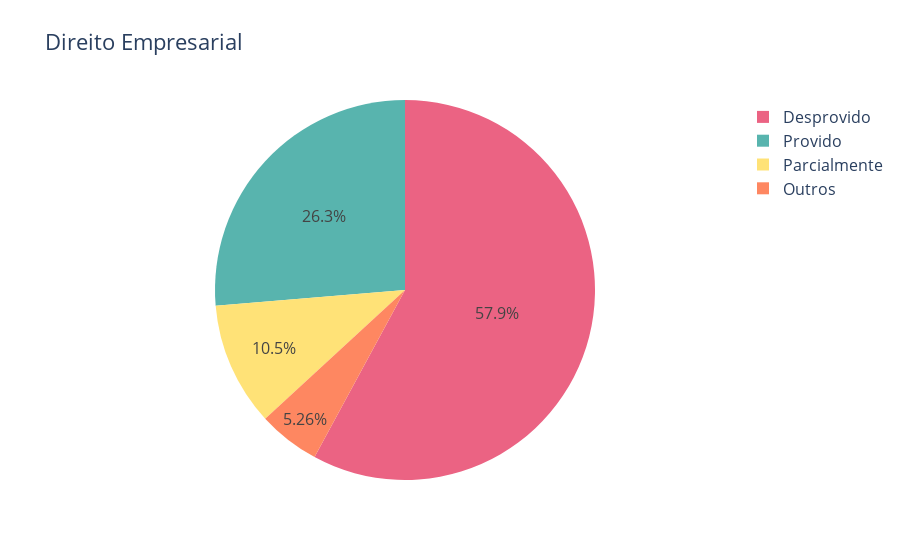

Notebook source saved alongside this figure:
### Code cell
labels = counts_decision.index
values = counts_decision.values

fig = go.Figure(data=[go.Pie(labels=labels, values=values, marker_colors=colors)])
fig.update_layout(
    title="Direito Empresarial",
    font=dict(
        size=16,
    )
)
fig.show()

### Figure 1 — Plotly figure (JSON) as saved in the notebook; plotly's stock layout.template omitted (floating-point values rounded to 4 significant figures)
{"data": [{"labels": ["Desprovido", "Provido", "Parcialmente", "Outros"], "marker": {"colors": ["#eb6383", "#58b4ae", "#ffe277", "#fe8761"]}, "type": "pie", "values": [11, 5, 2, 1]}], "layout": {"font": {"size": 16}, "title": {"text": "Direito Empresarial"}}}
